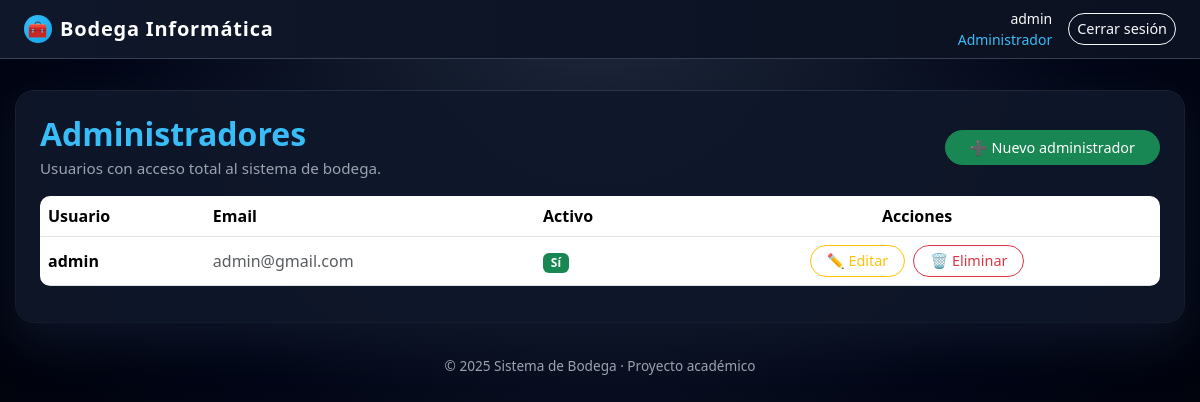
The page /admins/ (signed in) on the database its author committed.
### informatica/models.py (models this page shows, shortened)
class Usuario(AbstractUser):
    ROL_CHOICES = (
        ('ADMIN', 'Administrador'),
        ('PANOL', 'Pañol'),
    )
    rol = models.CharField(max_length=10, choices=ROL_CHOICES)

### informatica/decorators.py (the view)
        @login_required
        def _wrapped_view(request, *args, **kwargs):
            if getattr(request.user, 'rol', None) == rol:
                return view_func(request, *args, **kwargs)
            return HttpResponseForbidden("No tienes permiso para acceder a esta página.")

### informatica/views.py (called while the page is built)
@rol_requerido('ADMIN')
def admin_user_list(request):
    usuarios = Usuario.objects.filter(rol='ADMIN')
    return render(request, 'admin_user_list.html', {'usuarios': usuarios})

### informatica/templates/admin_user_list.html (shortened to what this page needs)
{% extends 'base.html' %}
{% block content %}
<div class="d-flex justify-content-between align-items-center mb-3">
    <div>
        <h2 class="text-accent fw-semibold mb-1">Administradores</h2>
        <p class="card-main-lead mb-0">Usuarios con acceso total al sistema de bodega.</p>
    </div>
    <a class="btn btn-success px-4" href="{% url 'admin_user_create' %}">
        ➕ Nuevo administrador
    </a>
</div>
<table class="table align-middle">
    <thead>
        <tr>
            <th scope="col">Usuario</th>
            <th scope="col">Email</th>
            <th scope="col">Activo</th>
            <th scope="col" class="text-center">Acciones</th>
        </tr>
    </thead>
    <tbody>
    {% for u in usuarios %}
        <tr>
            <td class="fw-semibold">{{ u.username }}</td>
            <td class="text-muted">{{ u.email }}</td>
            <td>
                {% if u.is_active %}
                    <span class="badge bg-success">Sí</span>
                {% else %}
                    <span class="badge bg-danger">No</span>
                {% endif %}
            </td>
            <td class="text-center">
                <div class="d-flex justify-content-center gap-2">
                    <a class="btn btn-sm btn-outline-warning px-3" href="{% url 'admin_user_update' u.pk %}">
                        ✏️ Editar
                    </a>
                    <a class="btn btn-sm btn-outline-danger px-3" href="{% url 'admin_user_delete' u.pk %}">
                        🗑️ Eliminar
                    </a>
                </div>
            </td>
        </tr>
    {% empty %}
        <tr>
            <td colspan="4" class="text-center text-muted py-3">
                No hay administradores registrados.
            </td>
        </tr>
    {% endfor %}
    </tbody>
</table>
{% endblock %}

### informatica/templates/base.html (shortened to what this page needs)
{% load static %}
<!DOCTYPE html>
<html lang="es">
<head>
    <link href="https://cdn.jsdelivr.net/npm/bootstrap@5.3.3/dist/css/bootstrap.min.css" rel="stylesheet">
</head>
<body>
<nav class="navbar navbar-expand-lg navbar-dark">
    <div class="container-fluid px-4">
        <a class="navbar-brand" href="{% url 'home' %}">
            <span class="icon">🧰</span>
            <span class="label">Bodega Informática</span>
        </a>
        <div class="d-flex align-items-center">
            {% if user.is_authenticated %}
                <span class="text-light me-3 small text-end">
                    {{ user.username }}<br>
                    {% if user.rol %}
                        <span class="text-accent">{{ user.get_rol_display }}</span>
                    {% endif %}
                </span>
                <a class="btn btn-outline-light btn-sm" href="{% url 'logout' %}">Cerrar sesión</a>
            {% endif %}
        </div>
    </div>
</nav>
<div class="container-content">
    <div class="card-main">
        {% block content %}{% endblock %}
    </div>
</div>
<footer>
    <p>© {% now "Y" %} Sistema de Bodega · Proyecto académico</p>
</footer>
</body>
</html>

### informatica/templates/base.html (style rules this page uses)
:root { --bg-main: #020617; --bg-card: rgba(15, 23, 42, 0.92); --border-soft: rgba(148, 163, 184, 0.25); --text-main: #e5e7eb; --text-muted: #9ca3af; --accent: #38bdf8; --accent-2: #22c55e; }
* { box-sizing: border-box; }
body { margin: 0; min-height: 100vh; background: radial-gradient(circle at top, #1e293b 0, #020617 50%, #000 100%); font-family: system-ui, -apple-system, BlinkMacSystemFont, "Segoe UI", Roboto, sans-serif; color: var(--text-main); }
.navbar { background: linear-gradient(90deg, #0f172a, #0b1120); border-bottom: 1px solid rgba(148, 163, 184, 0.3); backdrop-filter: blur(10px); }
.navbar-brand { font-weight: 600; letter-spacing: 0.04em; display: flex; align-items: center; gap: 8px; }
.navbar-brand span.icon { display: inline-flex; width: 28px; height: 28px; border-radius: 999px; align-items: center; justify-content: center; background: radial-gradient(circle at 30% 30%, #38bdf8, #0ea5e9); color: #0b1120; font-size: 16px; }
.container-content { max-width: 1200px; margin: 32px auto 24px auto; padding: 0 16px; }
.card-main { border-radius: 18px; padding: 24px 24px 20px 24px; background: var(--bg-card); box-shadow: 0 18px 45px rgba(15, 23, 42, 0.9), 0 0 0 1px rgba(148, 163, 184, 0.2); }
.card-main-lead { color: var(--text-muted); font-size: 0.95rem; }
.text-accent { color: var(--accent); }
.table { border-radius: 10px; overflow: hidden; margin-top: 10px; }
.table thead { background: linear-gradient(90deg, #0f172a, #020617); color: #e5e7eb; }
.btn { border-radius: 999px; font-size: 0.9rem; }
.btn-outline-light { border-radius: 999px; }
footer { margin-top: 20px; padding: 10px 0 18px 0; text-align: center; color: var(--text-muted); font-size: 0.85rem; }

### rows shown on the page
Usuario: username "admin", rol "Administrador", email "admin@gmail.com", is_active "Sí"
